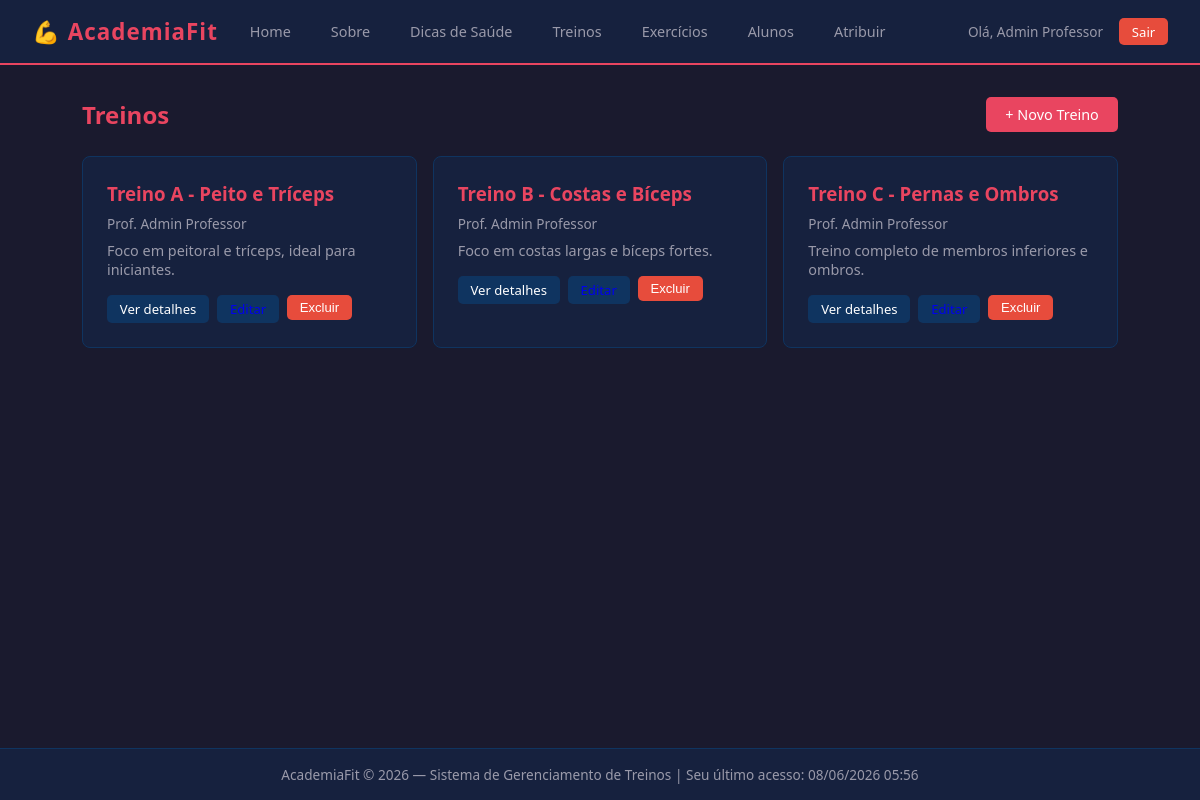
Page /index.php?pagina=treinos (signed in) on the committed database.
### tables this page shows
CREATE TABLE treinos (
    id INT AUTO_INCREMENT PRIMARY KEY,
    nome VARCHAR(100) NOT NULL,
    descricao TEXT,
    id_professor INT NOT NULL,
    criado_em DATETIME DEFAULT CURRENT_TIMESTAMP,
    FOREIGN KEY (id_professor) REFERENCES usuarios(id) ON DELETE CASCADE
);

CREATE TABLE usuarios (
    id INT AUTO_INCREMENT PRIMARY KEY,
    nome VARCHAR(100) NOT NULL,
    email VARCHAR(150) UNIQUE NOT NULL,
    senha VARCHAR(255) NOT NULL,
    tipo_usuario ENUM('admin','aluno') DEFAULT 'aluno',
    ultimo_acesso DATETIME DEFAULT NULL,
    criado_em DATETIME DEFAULT CURRENT_TIMESTAMP
);

### app/controller/TreinoController.php (called while the page is built, shortened)
<?php
require_once __DIR__ . '/../model/Treino.php';
class TreinoController {
    public function listar(): void {
        $model = new Treino();
        if ($_SESSION['usuario_tipo'] === 'admin') {
            $treinos = $model->listar();
        } else {
            $treinos = $model->treinosDoAluno((int)$_SESSION['usuario_id']);
        }
        require __DIR__ . '/../view/treinos_lista.php';
    }
}

### app/core/Conexao.php (called while the page is built)
<?php
class Conexao {
    private static ?PDO $instancia = null;
    public static function getConexao(): PDO {
        if (self::$instancia === null) {
            try {
                self::$instancia = new PDO(
                    'mysql:host=localhost;dbname=academia;charset=utf8mb4',
                    'root',
                    '',
                    [
                        PDO::ATTR_ERRMODE            => PDO::ERRMODE_EXCEPTION,
                        PDO::ATTR_DEFAULT_FETCH_MODE => PDO::FETCH_ASSOC,
                    ]
                );
            } catch (PDOException $e) {
                die('Erro de conexão: ' . $e->getMessage());
            }
        }
        return self::$instancia;
    }
}

### app/model/Treino.php (called while the page is built, shortened)
<?php
require_once __DIR__ . '/../core/Conexao.php';
class Treino {
    private PDO $db;
    public function __construct() {
        $this->db = Conexao::getConexao();
    }
    public function listar(): array {
        $stmt = $this->db->query(
            'SELECT t.*, u.nome AS professor FROM treinos t
             JOIN usuarios u ON t.id_professor = u.id
             ORDER BY t.nome'
        );
        return $stmt->fetchAll();
    }
}

### app/view/treinos_lista.php (the view, shortened to what this page needs)
<?php require __DIR__ . '/header.php'; ?>
<main>
    <div class="page-title">
        <h2>Treinos</h2>
        <?php if ($_SESSION['usuario_tipo'] === 'admin'): ?>
            <a href="index.php?pagina=treino_form" class="btn btn-primario">+ Novo Treino</a>
        <?php endif; ?>
    </div>
    <?php if (empty($treinos)): ?>
        <div class="card">
            <p style="color:var(--texto-muted)">
                <?= $_SESSION['usuario_tipo'] === 'admin'
                    ? 'Nenhum treino cadastrado ainda.'
                    : 'Nenhum treino atribuído a você ainda.' ?>
            </p>
        </div>
    <?php else: ?>
        <div class="grid-2">
        <?php foreach ($treinos as $t): ?>
            <div class="card">
                <h3><?= htmlspecialchars($t['nome']) ?></h3>
                <p style="color:var(--texto-muted);margin:.5rem 0;font-size:.85rem">
                    Prof. <?= htmlspecialchars($t['professor']) ?>
                </p>
                <p style="color:var(--texto-muted);font-size:.9rem"><?= htmlspecialchars($t['descricao']) ?></p>
                <div style="margin-top:1rem;display:flex;gap:.5rem;flex-wrap:wrap">
                    <a href="index.php?pagina=treino_detalhe&id=<?= $t['id'] ?>" class="btn btn-secundario btn-sm">Ver detalhes</a>
                    <?php if ($_SESSION['usuario_tipo'] === 'admin'): ?>
                        <a href="index.php?pagina=treino_form&id=<?= $t['id'] ?>" class="btn btn-sm" style="background:var(--borda)">Editar</a>
                        <form method="POST" action="index.php?pagina=treino_excluir" style="display:inline"
                              onsubmit="return confirm('Excluir treino?')">
                            <button class="btn btn-perigo btn-sm">Excluir</button>
                        </form>
                    <?php endif; ?>
                </div>
            </div>
        <?php endforeach; ?>
        </div>
    <?php endif; ?>
</main>
<?php require __DIR__ . '/footer.php'; ?>

### public/css/style.css (style rules this page uses)
:root { --primario: #1a1a2e; --secundario: #16213e; --acento: #e94560; --acento2: #0f3460; --texto: #eaeaea; --texto-muted: #9a9aaa; --card-bg: #16213e; --borda: #0f3460; --sucesso: #2ecc71; --erro: #e74c3c; --fonte: 'Segoe UI', system-ui, sans-serif; }
* { box-sizing: border-box; margin: 0; padding: 0; }
body { font-family: var(--fonte); background: var(--primario); color: var(--texto); min-height: 100vh; display: flex; flex-direction: column; }
main { flex: 1; padding: 2rem; max-width: 1100px; width: 100%; margin: 0 auto; }
.card { background: var(--card-bg); border: 1px solid var(--borda); border-radius: 8px; padding: 1.5rem; margin-bottom: 1rem; }
.card h3 { color: var(--acento); margin-bottom: .5rem; }
.grid-2 { display: grid; grid-template-columns: repeat(auto-fill, minmax(280px, 1fr)); gap: 1rem; }
.btn { display: inline-block; padding: .5rem 1.2rem; border-radius: 5px; border: none; cursor: pointer; font-size: .9rem; text-decoration: none; transition: opacity .2s; }
.btn-primario { background: var(--acento); color: #fff; }
.btn-secundario { background: var(--acento2); color: #fff; }
.btn-perigo { background: var(--erro); color: #fff; }
.btn-sm { padding: .3rem .8rem; font-size: .82rem; }
.page-title { display: flex; align-items: center; justify-content: space-between; margin-bottom: 1.5rem; flex-wrap: wrap; gap: .5rem; }
.page-title h2 { color: var(--acento); }

### rows in the picture
treinos: nome "Treino A - Peito e Tríceps", id_professor.nome "Admin Professor", descricao "Foco em peitoral e tríceps, ideal para iniciantes."
treinos: nome "Treino B - Costas e Bíceps", id_professor.nome "Admin Professor", descricao "Foco em costas largas e bíceps fortes."
treinos: nome "Treino C - Pernas e Ombros", id_professor.nome "Admin Professor", descricao "Treino completo de membros inferiores e ombros."

### other values in the picture
$_SESSION['usuario_nome'] "Admin Professor"
$ultimo "08/06/2026 05:56"
